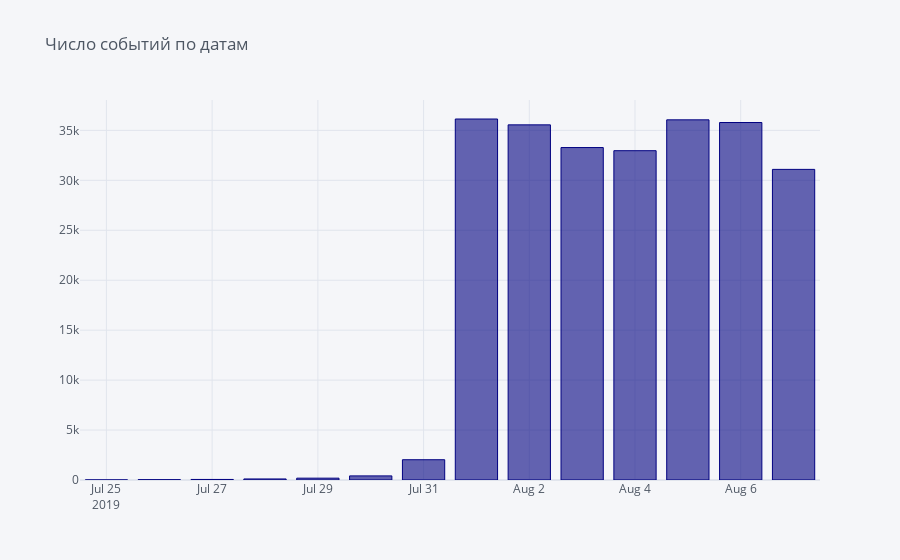

Here is the notebook cell this chart was saved with:
### Markdown cell above
<a id="31"></a>
### 3.1. Оценка временного диапазона имеющихся данных  [**↑**](#3)

### Code cell
# строим гистограмму зарегестрированных событий по датам
# (эксперемент с Plotly)
df_events.groupby('date')['event_name'].count().iplot(kind='bar', color='navy', title='Число событий по датам');

### Figure 1 — Plotly figure (JSON) as saved in the notebook; plotly's stock layout.template omitted (floating-point values rounded to 4 significant figures)
{"data": [{"marker": {"color": "rgba(0, 0, 128, 0.6)", "line": {"color": "rgba(0, 0, 128, 1.0)", "width": 1}}, "name": "event_name", "orientation": "v", "text": "", "type": "bar", "x": ["2019-07-25", "2019-07-26", "2019-07-27", "2019-07-28", "2019-07-29", "2019-07-30", "2019-07-31", "2019-08-01", "2019-08-02", "2019-08-03", "2019-08-04", "2019-08-05", "2019-08-06", "2019-08-07"], "y": [9, 31, 55, 105, 184, 412, 2030, 36141, 35554, 33282, 32968, 36058, 35788, 31096]}], "layout": {"legend": {"bgcolor": "#F5F6F9", "font": {"color": "#4D5663"}}, "paper_bgcolor": "#F5F6F9", "plot_bgcolor": "#F5F6F9", "title": {"font": {"color": "#4D5663"}, "text": "Число событий по датам"}, "xaxis": {"gridcolor": "#E1E5ED", "showgrid": true, "tickfont": {"color": "#4D5663"}, "title": {"font": {"color": "#4D5663"}, "text": ""}, "zerolinecolor": "#E1E5ED"}, "yaxis": {"gridcolor": "#E1E5ED", "showgrid": true, "tickfont": {"color": "#4D5663"}, "title": {"font": {"color": "#4D5663"}, "text": ""}, "zerolinecolor": "#E1E5ED"}}}
